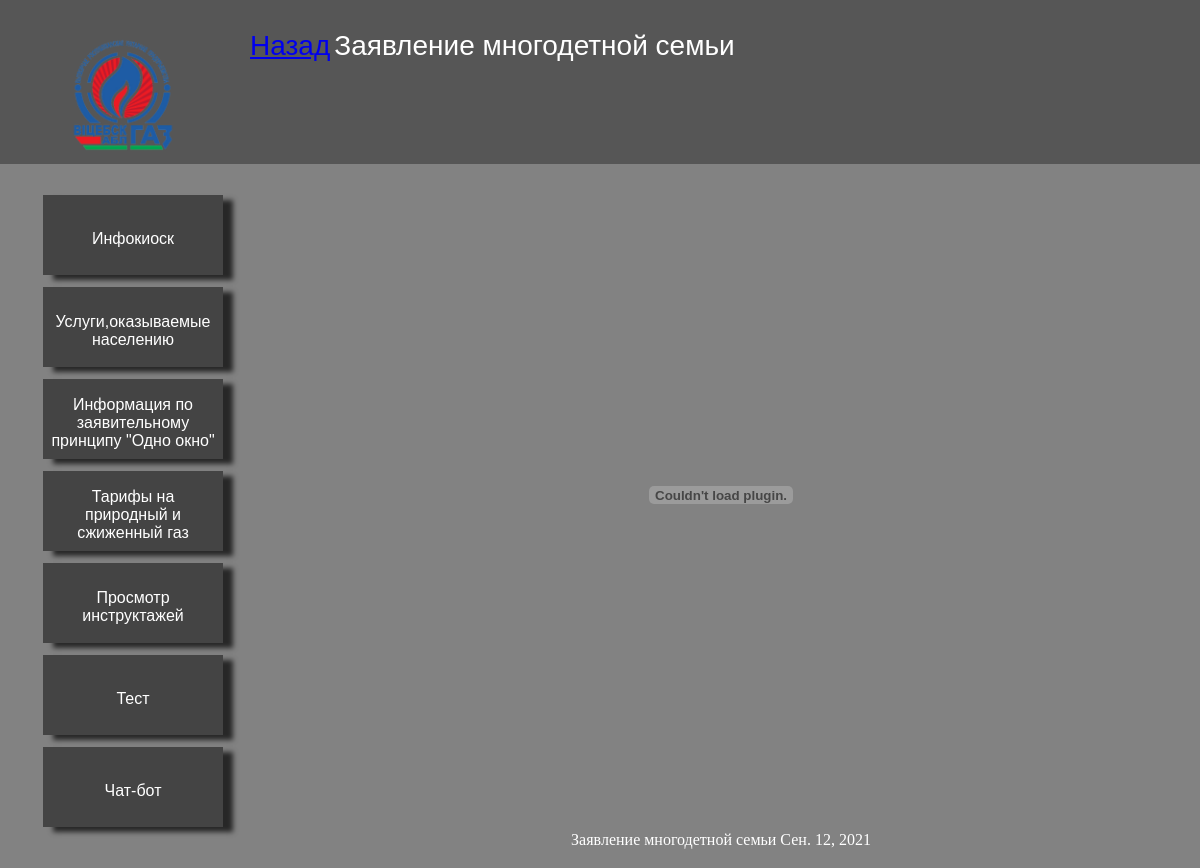
Page /onewindow/Forms/Large_family_statement on the committed database.
### main/models.py (models this page shows, shortened)
class Large_family_statement(models.Model):
    title = models.CharField(max_length=150)
    Large_family_statement_doc = models.FileField(upload_to='Forms/')
    times = models.DateField()

### main/views.py (the view)
# urls.py: path('onewindow/Forms/Large_family_statement', views.Large_family_statement_home, name='Large_family_statement'),
def Large_family_statement_home(request):
    data = Large_family_statement.objects.all()
    return render(request,'main/statements/Large_family_statement.html', {'data': data})

### main/templates/main/statements/Large_family_statement.html (shortened to what this page needs)
{%extends 'main/Shell.html'%}
{%block topbar%}
<div class="topbar">
    <table>
        <tr>
            <td height="20vh"><a class="back" href="{%url 'Forms'%}">Назад</a></td>
            <td><a class="toptext">Заявление многодетной семьи</a></td>
        </tr>
    </table>
</div>
{%endblock%}
{%block body%}
{%for el in data%}
<center>
        <div class="botton_color">
                <embed class="docs_view" src="{{ el.Large_family_statement_doc.url }}" >
                <p href="{{ el.Large_family_statement}}" class="cool_text">{{ el.title }} {{el.times}}</p>
        </div>
</center>
{%endfor%}
{%endblock%}

### main/static/main/css/Shell.css (style rules this page uses)
.main { margin: 0; background: #828282; }
.back { height: 15vh; }
.topbar { height: 19vh; background-color: #565656; text-align: center; margin: 0; padding-top: 1.5vh; }
.toptext { color: #fff; font-family: Arial, Helvetica, sans-serif; font-size: 3.5vh; margin-left: auto; margin-right: auto; margin-top: 3vh; }
.docs_view { height: 80vh; width: 50vw; padding-top: 1vh; display: block; margin-left: auto; margin-right: auto; }
.cool_text { color: #fff; text-align: center; }

### rows in the picture
Large_family_statement: title "Заявление многодетной семьи", times "Сен. 12, 2021"
